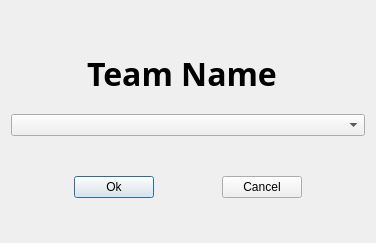
<?xml version="1.0" encoding="UTF-8"?>
<ui version="4.0">
 <class>OPEN_WIN</class>
 <widget class="QDialog" name="OPEN_WIN">
  <property name="windowModality">
   <enum>Qt::ApplicationModal</enum>
  </property>
  <property name="geometry">
   <rect>
    <x>0</x>
    <y>0</y>
    <width>376</width>
    <height>243</height>
   </rect>
  </property>
  <property name="windowTitle">
   <string>OPEN_DIG</string>
  </property>
  <property name="modal">
   <bool>false</bool>
  </property>
  <layout class="QVBoxLayout" name="verticalLayout_2">
   <item>
    <layout class="QVBoxLayout" name="Layout_TEAM_NAME">
     <item>
      <spacer name="Spacer_Dummy">
       <property name="orientation">
        <enum>Qt::Vertical</enum>
       </property>
       <property name="sizeType">
        <enum>QSizePolicy::Fixed</enum>
       </property>
       <property name="sizeHint" stdset="0">
        <size>
         <width>20</width>
         <height>40</height>
        </size>
       </property>
      </spacer>
     </item>
     <item>
      <widget class="QLabel" name="Label_TEAM_NAME">
       <property name="font">
        <font>
         <family>Microsoft JhengHei</family>
         <pointsize>24</pointsize>
         <weight>75</weight>
         <bold>true</bold>
        </font>
       </property>
       <property name="text">
        <string>Team Name </string>
       </property>
       <property name="indent">
        <number>76</number>
       </property>
      </widget>
     </item>
     <item>
      <spacer name="Spacer_Dummy_3">
       <property name="orientation">
        <enum>Qt::Vertical</enum>
       </property>
       <property name="sizeType">
        <enum>QSizePolicy::Fixed</enum>
       </property>
       <property name="sizeHint" stdset="0">
        <size>
         <width>20</width>
         <height>12</height>
        </size>
       </property>
      </spacer>
     </item>
     <item>
      <widget class="QComboBox" name="ComboBox_SELECT_TEAM">
       <property name="iconSize">
        <size>
         <width>16</width>
         <height>16</height>
        </size>
       </property>
      </widget>
     </item>
     <item>
      <spacer name="Spacer_Dummy_2">
       <property name="orientation">
        <enum>Qt::Vertical</enum>
       </property>
       <property name="sizeHint" stdset="0">
        <size>
         <width>20</width>
         <height>40</height>
        </size>
       </property>
      </spacer>
     </item>
    </layout>
   </item>
   <item>
    <layout class="QHBoxLayout" name="Layout_Options">
     <item>
      <spacer name="Spacer_Dummy_4">
       <property name="orientation">
        <enum>Qt::Horizontal</enum>
       </property>
       <property name="sizeHint" stdset="0">
        <size>
         <width>40</width>
         <height>20</height>
        </size>
       </property>
      </spacer>
     </item>
     <item>
      <widget class="QPushButton" name="BTN_OK">
       <property name="text">
        <string>Ok</string>
       </property>
       <property name="autoDefault">
        <bool>true</bool>
       </property>
       <property name="default">
        <bool>false</bool>
       </property>
      </widget>
     </item>
     <item>
      <spacer name="Spacer_Dummy_6">
       <property name="orientation">
        <enum>Qt::Horizontal</enum>
       </property>
       <property name="sizeHint" stdset="0">
        <size>
         <width>40</width>
         <height>20</height>
        </size>
       </property>
      </spacer>
     </item>
     <item>
      <widget class="QPushButton" name="BTN_CNCL">
       <property name="text">
        <string>Cancel</string>
       </property>
       <property name="autoDefault">
        <bool>true</bool>
       </property>
       <property name="default">
        <bool>false</bool>
       </property>
       <property name="flat">
        <bool>false</bool>
       </property>
      </widget>
     </item>
     <item>
      <spacer name="Spacer_Dummy_5">
       <property name="orientation">
        <enum>Qt::Horizontal</enum>
       </property>
       <property name="sizeHint" stdset="0">
        <size>
         <width>40</width>
         <height>20</height>
        </size>
       </property>
      </spacer>
     </item>
    </layout>
   </item>
   <item>
    <spacer name="Spacer_Dummy_7">
     <property name="orientation">
      <enum>Qt::Vertical</enum>
     </property>
     <property name="sizeHint" stdset="0">
      <size>
       <width>20</width>
       <height>40</height>
      </size>
     </property>
    </spacer>
   </item>
  </layout>
 </widget>
 <tabstops>
  <tabstop>ComboBox_SELECT_TEAM</tabstop>
  <tabstop>BTN_OK</tabstop>
  <tabstop>BTN_CNCL</tabstop>
 </tabstops>
 <resources/>
 <connections>
  <connection>
   <sender>BTN_CNCL</sender>
   <signal>clicked()</signal>
   <receiver>OPEN_WIN</receiver>
   <slot>close()</slot>
   <hints>
    <hint type="sourcelabel">
     <x>297</x>
     <y>201</y>
    </hint>
    <hint type="destinationlabel">
     <x>199</x>
     <y>149</y>
    </hint>
   </hints>
  </connection>
 </connections>
</ui>
